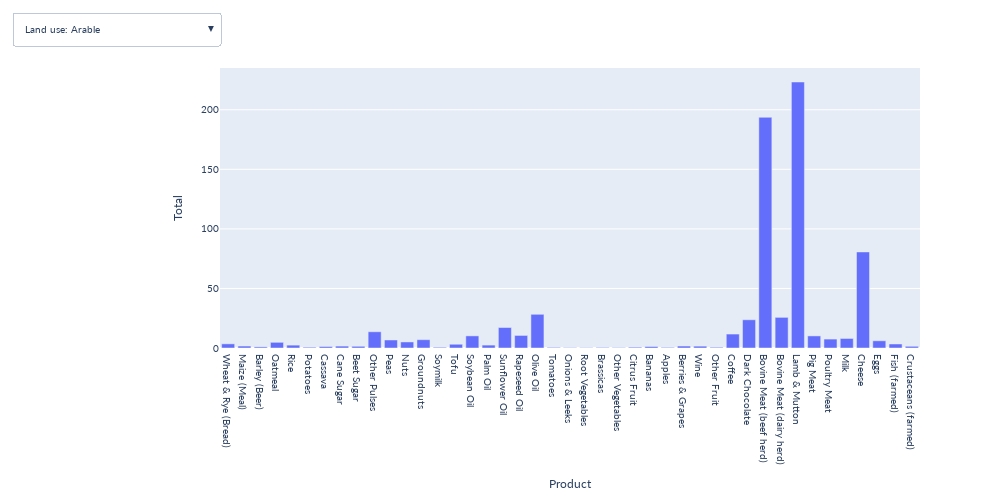

Source (notebook cell):
### Markdown cell above
##### Visualisation 4: interactive bar chart with dropdown menu

### Code cell
df_land = pd.read_excel('dataset1.xls', sheet_name=2, skiprows=2, nrows=43, usecols="A, C:E")
df_land['Total'] = df_land[['Arable', 'Fallow', 'Perm Past']].sum(axis=1)

df_ghg = pd.read_excel('dataset1.xls', sheet_name=2, skiprows=2, nrows=43, usecols="A, F:L")
df_ghg['Total'] = df_ghg[['LUC', 'Feed', 'Farm', 'Processing', 'Transport', 'Packging', 'Retail']].sum(axis=1)

df_eutr = pd.read_excel('dataset1.xls', sheet_name=2, skiprows=2, nrows=43, usecols="A, N")
df_eutr.rename(columns={"Total.1": "Total"}, inplace=True)

df_fresh = pd.read_excel('dataset1.xls', sheet_name=2, skiprows=2, nrows=43, usecols="A, O")
df_fresh.rename(columns={"Total.2": "Total"}, inplace=True)

df_list = [df_land, df_ghg, df_eutr, df_fresh]

fig = px.bar(df_land, x="Product", y="Total")

updatemenus = [
    {
        "buttons": [
            {
                "label": df_name,
                "method": "update",
                "args": [
                    {"y": [df['Total']]},
                    {"yaxis": {"title": {"text": df_name}}}
                ],
            }
            for df, df_name in zip(df_list, ['Land use', 'Greenhouse gas emissions', 'Eutrophication', 'Freshwater use'])
        ],
        "x": 0,
        "y": 1.2,
        "buttons": [
            {
                "label": f"{df_name}: {column}",
                "method": "update",
                "args": [
                    {"y": [df[column]]},
                    {"yaxis": {"title": {"text": f"{df_name}: {column}"}}}
                ],
            }
            for df, df_name in zip(df_list, ['Land use', 'Greenhouse gas emissions', 'Eutrophication', 'Freshwater use'])
            for column in df.columns[1:]
        ],
        "x": 0,
        "y": 1.2,
    }
]

fig.update_layout(updatemenus=updatemenus, 
        font=dict(family='Lato, "Helvetica Neue", Helvetica, Arial, "Liberation Sans", sans-serif', size=10),
        width=1000, height=500)
fig.show()

### Figure 1 — Plotly figure (JSON) as saved in the notebook; plotly's stock layout.template omitted (floating-point values rounded to 4 significant figures)
{"data": [{"alignmentgroup": "True", "hovertemplate": "Product=%{x}<br>Total=%{y}<extra></extra>", "legendgroup": "", "marker": {"color": "#636efa", "pattern": {"shape": ""}}, "name": "", "offsetgroup": "", "orientation": "v", "showlegend": false, "textposition": "auto", "type": "bar", "x": ["Wheat & Rye (Bread)", "Maize (Meal)", "Barley (Beer)", "Oatmeal", "Rice", "Potatoes", "Cassava", "Cane Sugar", "Beet Sugar", "Other Pulses", "Peas", "Nuts", "Groundnuts", "Soymilk", "Tofu", "Soybean Oil", "Palm Oil", "Sunflower Oil", "Rapeseed Oil", "Olive Oil", "Tomatoes", "Onions & Leeks", "Root Vegetables", "Brassicas", "Other Vegetables", "Citrus Fruit", "Bananas", "Apples", "Berries & Grapes", "Wine", "Other Fruit", "Coffee", "Dark Chocolate", "Bovine Meat (beef herd)", "Bovine Meat (dairy herd)", "Lamb & Mutton", "Pig Meat", "Poultry Meat", "Milk", "Cheese", "Eggs", "Fish (farmed)", "Crustaceans (farmed)"], "xaxis": "x", "y": [3.482, 1.628, 0.94, 4.766, 2.401, 0.643, 1.254, 1.594, 1.433, 13.62, 6.738, 5.08, 6.971, 0.592, 3.154, 10.17, 2.438, 17.19, 10.55, 28.3, 0.51, 0.285, 0.263, 0.452, 0.31, 0.675, 1.23, 0.493, 1.64, 1.553, 0.61, 11.72, 23.69, 193.7, 25.73, 223.3, 10.16, 7.49, 8.004, 80.64, 6.049, 3.378, 1.429], "yaxis": "y"}], "layout": {"barmode": "relative", "font": {"family": "Lato, \"Helvetica Neue\", Helvetica, Arial, \"Liberation Sans\", sans-serif", "size": 10}, "height": 500, "legend": {"tracegroupgap": 0}, "margin": {"t": 60}, "updatemenus": [{"buttons": [{"args": [{"y": [[2.55, 1.171, 0.674, 3.414, 2.093, 0.498, 0.934, 1.213, 1.159, 9.851, 5.354, 4.681, 5.802, 0.464, 2.473, 7.815, 2.259, 13.58, 8.458, 27.21, 0.328, 0.219, 0.231, 0.303, 0.223, 0.637, 1.23, 0.465, 0.741, 1.553, 0.465, 10.68, 18.63, 20.51, 10.1, 9.292, 7.882, 5.66, 1.327, 12.1, 4.652, 2.67, 1.197]]}, {"yaxis": {"title": {"text": "Land use: Arable"}}}], "label": "Land use: Arable", "method": "update"}, {"args": [{"y": [[0.932, 0.457, 0.266, 1.352, 0.308, 0.145, 0.32, 0.381, 0.274, 3.769, 1.384, 0.399, 1.169, 0.128, 0.681, 2.359, 0.179, 3.613, 2.09, 1.089, 0.182, 0.066, 0.032, 0.149, 0.087, 0.038, 0, 0.028, 0.899, 0, 0.145, 1.038, 5.059, 5.067, 1.965, 1.666, 2.23, 1.83, 0.402, 3.658, 1.397, 0.708, 0.232]]}, {"yaxis": {"title": {"text": "Land use: Fallow"}}}], "label": "Land use: Fallow", "method": "update"}, {"args": [{"y": [[0, 0, 0, 0, 0, 0, 0, 0, 0, 0, 0, 0, 0, 0, 0, 0, 0, 0, 0, 0, 0, 0, 0, 0, 0, 0, 0, 0, 0, 0, 0, 0, 0, 168.1, 13.67, 212.3, 0.044, 0, 6.275, 64.88, 0, 0, 0]]}, {"yaxis": {"title": {"text": "Land use: Perm Past"}}}], "label": "Land use: Perm Past", "method": "update"}, {"args": [{"y": [[3.482, 1.628, 0.94, 4.766, 2.401, 0.643, 1.254, 1.594, 1.433, 13.62, 6.738, 5.08, 6.971, 0.592, 3.154, 10.17, 2.438, 17.19, 10.55, 28.3, 0.51, 0.285, 0.263, 0.452, 0.31, 0.675, 1.23, 0.493, 1.64, 1.553, 0.61, 11.72, 23.69, 193.7, 25.73, 223.3, 10.16, 7.49, 8.004, 80.64, 6.049, 3.378, 1.429]]}, {"yaxis": {"title": {"text": "Land use: Total"}}}], "label": "Land use: Total", "method": "update"}, {"args": [{"y": [[0.1, 0.315, 0.009, 0.001, -0.022, -0.001, 0.589, 1.247, 0, 0.033, 0, -2.052, 0.439, 0.18, 0.958, 3.096, 3.096, 0.133, 0.212, -0.377, 0.372, 0.005, 0.013, 0.002, 0.001, -0.146, -0.025, -0.029, 0.025, -0.061, 0.126, 3.688, 14.31, 16.28, 0.906, 0.468, 1.535, 2.54, 0.495, 4.455, 0.709, 0.534, 0.206]]}, {"yaxis": {"title": {"text": "Greenhouse gas emissions: LUC"}}}], "label": "Greenhouse gas emissions: LUC", "method": "update"}, {"args": [{"y": [[0, 0, 0, 0, 0, 0, 0, 0, 0, 0, 0, 0, 0, 0, 0, 0, 0, 0, 0, 0, 0, 0, 0, 0, 0, 0, 0, 0, 0, 0, 0, 0, 0, 1.878, 2.508, 2.37, 2.94, 1.775, 0.236, 2.346, 2.2, 0.819, 2.51]]}, {"yaxis": {"title": {"text": "Greenhouse gas emissions: Feed"}}}], "label": "Greenhouse gas emissions: Feed", "method": "update"}, {"args": [{"y": [[0.847, 0.475, 0.176, 1.37, 3.553, 0.193, 0.22, 0.485, 0.536, 1.089, 0.717, 2.126, 1.425, 0.093, 0.495, 1.519, 2.107, 2.148, 2.343, 4.272, 0.704, 0.211, 0.154, 0.278, 0.174, 0.307, 0.266, 0.225, 0.722, 0.626, 0.369, 10.39, 3.706, 39.39, 15.69, 19.51, 1.694, 0.672, 1.458, 13.06, 1.317, 3.598, 8.379]]}, {"yaxis": {"title": {"text": "Greenhouse gas emissions: Farm"}}}], "label": "Greenhouse gas emissions: Farm", "method": "update"}, {"args": [{"y": [[0.217, 0.052, 0.128, 0.042, 0.065, 0, 0, 0.037, 0.242, 0, 0, 0.032, 0.372, 0.163, 0.794, 0.311, 1.264, 0.229, 0.193, 0.66, 0.012, 0, 0, 0, 0.06, 0, 0.059, 0.004, 0, 0.139, 0.015, 0.592, 0.185, 1.269, 1.108, 1.111, 0.284, 0.44, 0.149, 0.738, 0, 0.02, 0]]}, {"yaxis": {"title": {"text": "Greenhouse gas emissions: Processing"}}}], "label": "Greenhouse gas emissions: Processing", "method": "update"}, {"args": [{"y": [[0.129, 0.06, 0.035, 0.067, 0.096, 0.094, 0.094, 0.784, 0.629, 0.096, 0.095, 0.067, 0.12, 0.11, 0.177, 0.299, 0.208, 0.201, 0.19, 0.482, 0.177, 0.095, 0.114, 0.095, 0.164, 0.094, 0.292, 0.096, 0.238, 0.093, 0.182, 0.13, 0.061, 0.346, 0.424, 0.49, 0.343, 0.276, 0.09, 0.138, 0.084, 0.111, 0.206]]}, {"yaxis": {"title": {"text": "Greenhouse gas emissions: Transport"}}}], "label": "Greenhouse gas emissions: Transport", "method": "update"}, {"args": [{"y": [[0.09, 0.06, 0.497, 0.066, 0.084, 0.045, 0.045, 0.083, 0.09, 0.353, 0.045, 0.078, 0.099, 0.098, 0.177, 0.849, 0.886, 0.853, 0.844, 0.861, 0.145, 0.045, 0.045, 0.045, 0.041, 0.045, 0.065, 0.044, 0.212, 0.749, 0.042, 1.63, 0.4, 0.247, 0.268, 0.251, 0.296, 0.212, 0.097, 0.172, 0.161, 0.061, 0.334]]}, {"yaxis": {"title": {"text": "Greenhouse gas emissions: Packging"}}}], "label": "Greenhouse gas emissions: Packging", "method": "update"}, {"args": [{"y": [[0.058, 0.026, 0.264, 0.029, 0.063, 0.039, 0.039, 0.036, 0.039, 0.039, 0.039, 0.027, 0.042, 0.27, 0.27, 0.043, 0.044, 0.043, 0.046, 0.046, 0.017, 0.039, 0.039, 0.017, 0.015, 0.017, 0.021, 0.017, 0.017, 0.039, 0.016, 0.051, 0.021, 0.164, 0.182, 0.217, 0.19, 0.177, 0.256, 0.332, 0.036, 0.04, 0.219]]}, {"yaxis": {"title": {"text": "Greenhouse gas emissions: Retail"}}}], "label": "Greenhouse gas emissions: Retail", "method": "update"}, {"args": [{"y": [[1.441, 0.988, 1.109, 1.575, 3.839, 0.37, 0.987, 2.672, 1.536, 1.61, 0.896, 0.278, 2.497, 0.914, 2.871, 6.117, 7.605, 3.607, 3.828, 5.944, 1.427, 0.395, 0.365, 0.437, 0.455, 0.317, 0.678, 0.357, 1.214, 1.585, 0.75, 16.48, 18.68, 59.57, 21.09, 24.41, 7.282, 6.092, 2.781, 21.24, 4.507, 5.183, 11.85]]}, {"yaxis": {"title": {"text": "Greenhouse gas emissions: Total"}}}], "label": "Greenhouse gas emissions: Total", "method": "update"}, {"args": [{"y": [[0.00706, 0.00226, 0.00211, 0.00705, 0.02972, 0.00255, 0.00056, 0.0136, 0.00437, 0.01501, 0.00683, 0.0088, 0.01117, 0.00097, 0.00553, 0.01123, 0.01089, 0.05061, 0.01939, 0.04024, 0.00481, 0.0023, 0.00132, 0.00414, 0.00186, 0.00157, 0.00225, 0.00115, 0.00531, 0.00402, 0.00179, 0.0602, 0.03061, 0.1775, 0.2088, 0.05965, 0.04416, 0.02957, 0.00934, 0.08875, 0.02102, 0.09207, 0.09787]]}, {"yaxis": {"title": {"text": "Eutrophication: Total"}}}], "label": "Eutrophication: Total", "method": "update"}, {"args": [{"y": [[567, 120, 15, 302, 1962, 43, 0, 492, 170, 364, 353, 1914, 1431, 26, 139, 418, 7, 943, 234, 2322, 235, 11, 23, 97, 83, 65, 86, 140, 292, 68, 119, 14, 209, 871, 1650, 1082, 1073, 402, 533, 4735, 556, 1315, 1394]]}, {"yaxis": {"title": {"text": "Freshwater use: Total"}}}], "label": "Freshwater use: Total", "method": "update"}], "x": 0, "y": 1.2}], "width": 1000, "xaxis": {"anchor": "y", "domain": [0, 1], "title": {"text": "Product"}}, "yaxis": {"anchor": "x", "domain": [0, 1], "title": {"text": "Total"}}}}
